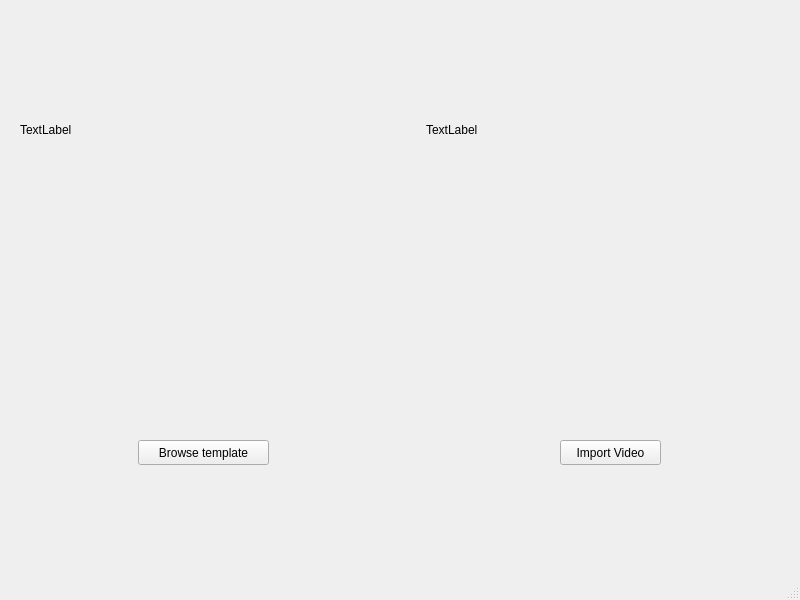
<?xml version="1.0" encoding="UTF-8"?>
<ui version="4.0">
 <class>MainWindow</class>
 <widget class="QMainWindow" name="MainWindow">
  <property name="geometry">
   <rect>
    <x>0</x>
    <y>0</y>
    <width>800</width>
    <height>600</height>
   </rect>
  </property>
  <property name="windowTitle">
   <string>SIFT DEMO</string>
  </property>
  <widget class="QWidget" name="centralwidget">
   <widget class="QPushButton" name="browse_button">
    <property name="geometry">
     <rect>
      <x>138</x>
      <y>440</y>
      <width>131</width>
      <height>25</height>
     </rect>
    </property>
    <property name="text">
     <string>Browse template</string>
    </property>
   </widget>
   <widget class="QPushButton" name="toggle_cam_button">
    <property name="geometry">
     <rect>
      <x>560</x>
      <y>440</y>
      <width>101</width>
      <height>25</height>
     </rect>
    </property>
    <property name="text">
     <string>Import Video</string>
    </property>
   </widget>
   <widget class="QLabel" name="live_image_label">
    <property name="geometry">
     <rect>
      <x>426</x>
      <y>10</y>
      <width>320</width>
      <height>240</height>
     </rect>
    </property>
    <property name="text">
     <string>TextLabel</string>
    </property>
   </widget>
   <widget class="QLabel" name="template_label">
    <property name="geometry">
     <rect>
      <x>20</x>
      <y>10</y>
      <width>320</width>
      <height>240</height>
     </rect>
    </property>
    <property name="text">
     <string>TextLabel</string>
    </property>
   </widget>
  </widget>
  <widget class="QMenuBar" name="menubar">
   <property name="geometry">
    <rect>
     <x>0</x>
     <y>0</y>
     <width>800</width>
     <height>22</height>
    </rect>
   </property>
  </widget>
  <widget class="QStatusBar" name="statusbar"/>
 </widget>
 <resources/>
 <connections/>
</ui>
